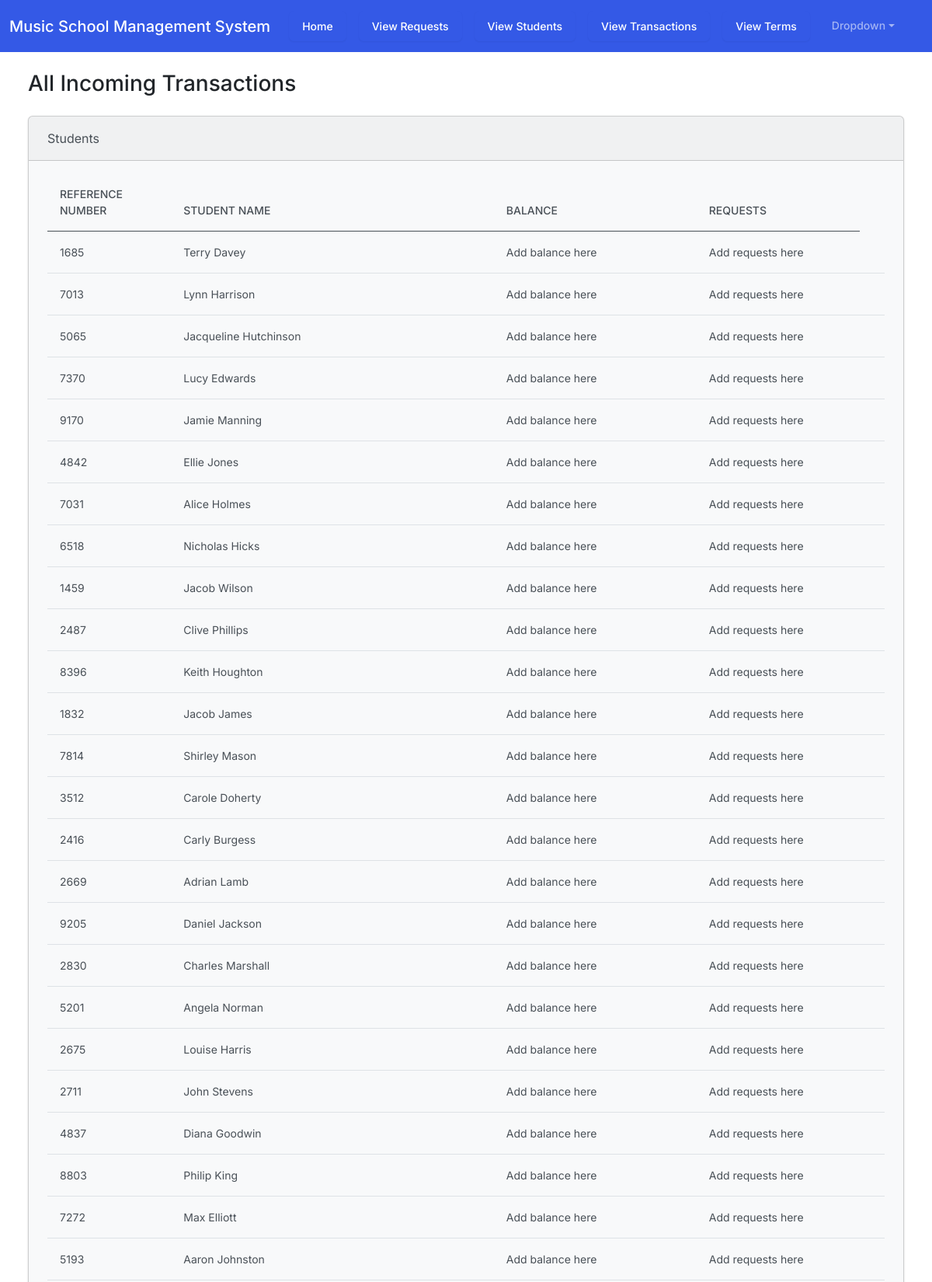
Screenshot of /lessons/admin/viewTransactions/ (signed in, upper part) with the database file from the repository.
### lessons/models.py (models this page shows, shortened)
class Student(models.Model):
    id = models.AutoField(primary_key=True)
    reference_number =models.CharField(default = random_id, max_length=4, null=True)
    user = models.OneToOneField(User,on_delete=models.CASCADE)
    created_at = models.DateTimeField(auto_now_add=True)
    nick_name = models.CharField(max_length=500, null=True)
    age = models.IntegerField(null=False)
    objects = models.Manager()
    dependent_id = models.IntegerField(null=True)

class User(AbstractUser):
    USER_ROLES = (
        ('A', 'Administrator'),
        ('D', 'Director'),
        ('S', 'Student'),
    )
    role = models.CharField(max_length=1, blank=False, choices=USER_ROLES )
    first_name = models.CharField(max_length=50)
    last_name = models.CharField(max_length=50)
    username = models.CharField(max_length=20)
    email = models.EmailField(max_length=100,null=False, verbose_name="user name or email address", unique=True)
    objects = UserManager()
    USERNAME_FIELD = 'email'
    REQUIRED_FIELDS = ['first_name', 'last_name', 'username']

### lessons/views/adminViews.py (the view)
@login_required
def view_transactions(request):
    students = Student.objects.all()
    context = {'students' : students}
    return render(request, 'adminViewTransactions.html',context)

### lessons/templates/adminViewTransactions.html
{% extends 'adminBase.html' %}
{% block body  %}
          <h3 class="m-4">All Incoming Transactions</h3>
          <div class="row">
              <div class="col-12">
                {% if students %}
                    <div class="card bg-light mb-4 ms-4 me-4" >
                        <div class="card-header">Students</div>
                        <div class="card-body">
                            <div class ="table-responsive">
                                <table class="table table-hover">
                                    <thead>
                                      <tr>
                                        <th scope="col" span="1" style="width: 15%;">Reference Number</th>
                                        <th scope="col" span="1" style="width: 40%;">Student Name</th>
                                        <th scope="col" span="1" style="width: 25%;">Balance</th>
                                        <th scope="col" span="1" style="width: 20%;">Requests</th>
                                      </tr>
                                    </thead>
                                    <tbody>
                                      {% for student in students %}
                                        <tr>
                                          <td>{{student.reference_number}}</td>
                                          <td>{{student.user.first_name}}  {{ student.user.last_name}}</td>
                                          <td>Add balance here</td>
                                          <td>Add requests here</td>
                                          <td>
                                          </td>
                                        </tr>
                                      {% endfor %}
                                    </tbody>
                                  </table>
                            </div>
                        </div>
                    </div>
                {% else %}
                    <h5 class="alert alert-primary ms-4 me-4">No Students</h5>
                {% endif %}
              </div>
          </div>
{% endblock body %}

### rows the page displays
Student: reference_number "1685", user.first_name "Terry", user.last_name "Davey"
Student: reference_number "7013", user.first_name "Lynn", user.last_name "Harrison"
Student: reference_number "5065", user.first_name "Jacqueline", user.last_name "Hutchinson"
Student: reference_number "7370", user.first_name "Lucy", user.last_name "Edwards"
Student: reference_number "9170", user.first_name "Jamie", user.last_name "Manning"
Student: reference_number "4842", user.first_name "Ellie", user.last_name "Jones"
Student: reference_number "7031", user.first_name "Alice", user.last_name "Holmes"
Student: reference_number "6518", user.first_name "Nicholas", user.last_name "Hicks"
Student: reference_number "1459", user.first_name "Jacob", user.last_name "Wilson"
Student: reference_number "2487", user.first_name "Clive", user.last_name "Phillips"
Student: reference_number "8396", user.first_name "Keith", user.last_name "Houghton"
Student: reference_number "1832", user.first_name "Jacob", user.last_name "James"
Student: reference_number "7814", user.first_name "Shirley", user.last_name "Mason"
Student: reference_number "3512", user.first_name "Carole", user.last_name "Doherty"
Student: reference_number "2416", user.first_name "Carly", user.last_name "Burgess"
Student: reference_number "2669", user.first_name "Adrian", user.last_name "Lamb"
Student: reference_number "9205", user.first_name "Daniel", user.last_name "Jackson"
Student: reference_number "2830", user.first_name "Charles", user.last_name "Marshall"
Student: reference_number "5201", user.first_name "Angela", user.last_name "Norman"
Student: reference_number "2675", user.first_name "Louise", user.last_name "Harris"
Student: reference_number "2711", user.first_name "John", user.last_name "Stevens"
Student: reference_number "4837", user.first_name "Diana", user.last_name "Goodwin"
Student: reference_number "8803", user.first_name "Philip", user.last_name "King"
Student: reference_number "7272", user.first_name "Max", user.last_name "Elliott"
Student: reference_number "5193", user.first_name "Aaron", user.last_name "Johnston"
